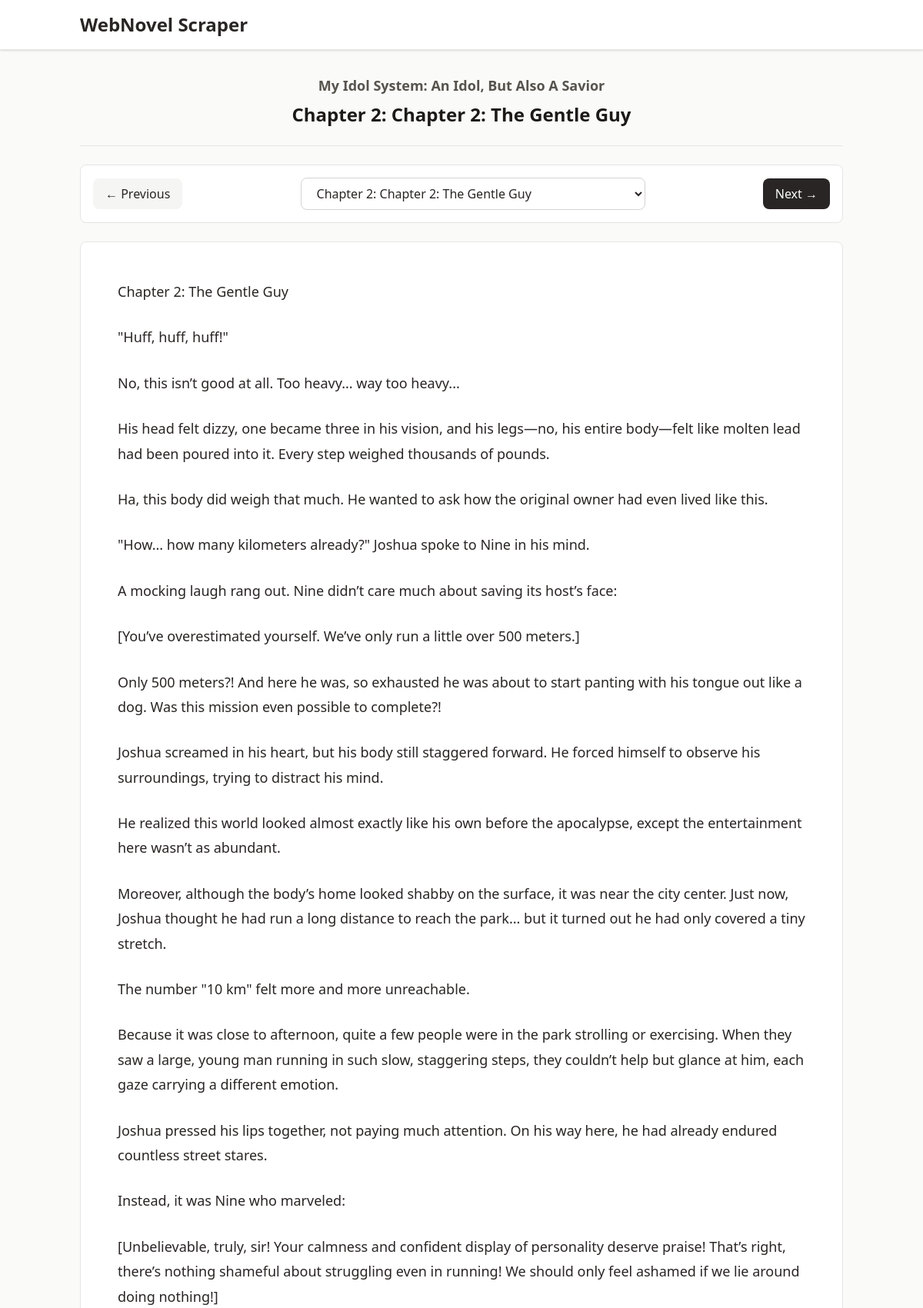
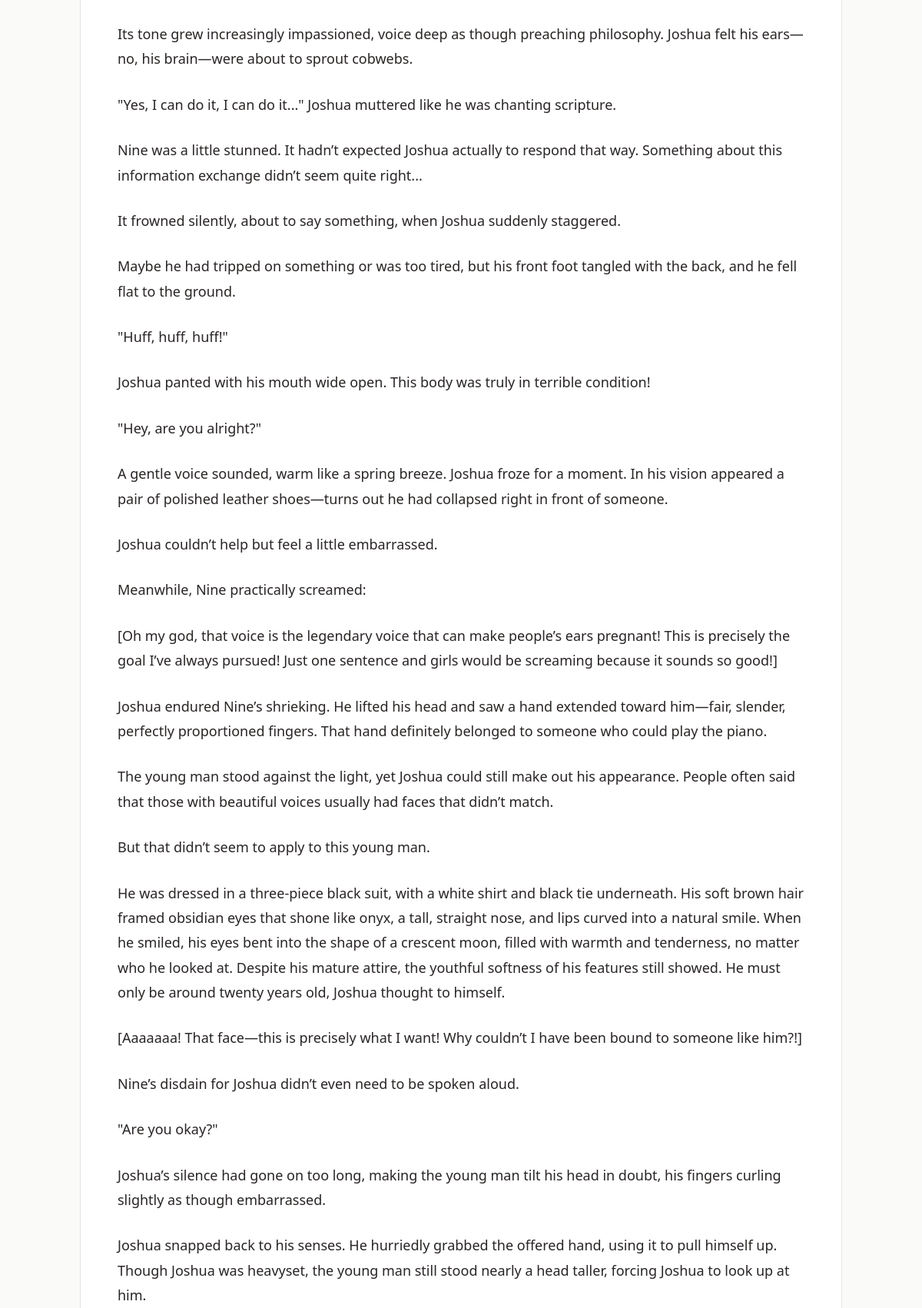
The app's page /read/my-idol-system-an-idol-but-also-a-savior/2 (upper part) with its own data (2 pictures, top to bottom).
### app/models.py (models this page shows)
class Base(DeclarativeBase):
    pass

class Novel(Base):
    __tablename__ = "novels"
    id: Mapped[int] = mapped_column(Integer, primary_key=True, index=True)
    title: Mapped[str] = mapped_column(String(500), index=True)
    slug: Mapped[str] = mapped_column(String(500), unique=True, index=True)
    author: Mapped[str] = mapped_column(String(200), index=True)
    description: Mapped[str] = mapped_column(Text)
    cover_url: Mapped[str | None] = mapped_column(String(1000), nullable=True)
    source_url: Mapped[str] = mapped_column(String(1000), unique=True)
    created_at: Mapped[datetime] = mapped_column(
        DateTime(timezone=True), server_default=func.now()
    )
    updated_at: Mapped[datetime] = mapped_column(
        DateTime(timezone=True), server_default=func.now(), onupdate=func.now()
    )
    chapters: Mapped[list["Chapter"]] = relationship(
        back_populates="novel",
        cascade="all, delete-orphan",
        order_by="Chapter.chapter_number",
    )

class Chapter(Base):
    __tablename__ = "chapters"
    id: Mapped[int] = mapped_column(Integer, primary_key=True, index=True)
    title: Mapped[str] = mapped_column(String(500))
    chapter_number: Mapped[int] = mapped_column(Integer)
    source_url: Mapped[str] = mapped_column(String(1000), unique=True)
    content: Mapped[str | None] = mapped_column(Text, nullable=True)
    novel_id: Mapped[int] = mapped_column(
        Integer, ForeignKey("novels.id", ondelete="CASCADE"), index=True
    )
    created_at: Mapped[datetime] = mapped_column(
        DateTime(timezone=True), server_default=func.now()
    )
    updated_at: Mapped[datetime] = mapped_column(
        DateTime(timezone=True), server_default=func.now(), onupdate=func.now()
    )
    novel: Mapped["Novel"] = relationship(back_populates="chapters")

### app/main.py (the view)
@app.get("/read/{novel_slug}/{chapter_number}")
async def read_chapter(
    request: Request, novel_slug: str, chapter_number: int, db: SessionDep
):
    novel = db.scalar(select(Novel).where(Novel.slug == novel_slug))
    if not novel:
        raise HTTPException(status_code=404, detail="Novel not found")
    all_chapters = db.scalars(
        select(Chapter)
        .where(Chapter.novel_id == novel.id)
        .order_by(Chapter.chapter_number)
    ).all()
    chapter = next(
        (c for c in all_chapters if c.chapter_number == chapter_number), None
    )
    if not chapter:
        raise HTTPException(status_code=404, detail="Chapter not found")
    idx = all_chapters.index(chapter)
    prev_chapter = all_chapters[idx - 1] if idx > 0 else None
    next_chapter = all_chapters[idx + 1] if idx < len(all_chapters) - 1 else None
    return templates.TemplateResponse(
        "reader.html",
        {
            "request": request,
            "novel": novel,
            "chapter": chapter,
            "prev_chapter": prev_chapter,
            "next_chapter": next_chapter,
            "all_chapters": all_chapters,
        },
    )

### app/templates/reader.html (shortened to what this page needs)
{% extends "base.html" %}
{% block content %}
<div class="max-w-5xl mx-auto space-y-6">
    <header class="text-center space-y-2 pb-6 border-b border-stone-200">
        <h2 class="text-lg font-semibold">
            <a href="/novel/{{ novel.slug }}" class="text-stone-600 hover:text-stone-800 transition-colors">
                {{ novel.title }}
            </a>
        </h2>
        <h3 class="text-2xl font-bold text-stone-900">
            Chapter {{ chapter.chapter_number }}: {{ chapter.title }}
        </h3>
    </header>
    <nav class="flex flex-wrap items-center justify-between gap-3 bg-white rounded-lg border border-stone-200 p-4">
        {% if prev_chapter %}
        <a href="/read/{{ novel.slug }}/{{ prev_chapter.chapter_number }}"
            class="px-4 py-2 bg-stone-100 hover:bg-stone-200 text-stone-800 font-medium rounded-lg transition-colors">
            ← Previous
        </a>
        {% else %}
        <div class="px-4 py-2 bg-stone-50 text-stone-400 font-medium rounded-lg cursor-not-allowed">
            ← Previous
        </div>
        {% endif %}
        <select onchange="location = this.value;"
            class="flex-1 min-w-0 max-w-md px-4 py-2 border border-stone-300 rounded-lg focus:outline-none focus:ring-2 focus:ring-stone-400 focus:border-transparent bg-white text-stone-800">
            {% for chap in all_chapters %}
            <option value="/read/{{ novel.slug }}/{{ chap.chapter_number }}" {% if
                chap.chapter_number==chapter.chapter_number %}selected{% endif %}>
                Chapter {{ chap.chapter_number }}: {{ chap.title }}
            </option>
            {% endfor %}
        </select>
        {% if next_chapter %}
        <a href="/read/{{ novel.slug }}/{{ next_chapter.chapter_number }}"
            class="px-4 py-2 bg-stone-800 hover:bg-stone-700 text-white font-medium rounded-lg transition-colors">
            Next →
        </a>
        {% else %}
        <div class="px-4 py-2 bg-stone-200 text-stone-400 font-medium rounded-lg cursor-not-allowed">
            Next →
        </div>
        {% endif %}
    </nav>
    <article class="bg-white rounded-lg border border-stone-200 p-8 sm:p-12">
        <div class="prose prose-stone max-w-none">
            {{ chapter.content|linebreaks }}
        </div>
    </article>
</div>
{% endblock %}

### app/templates/reader.html (style rules this page uses)
.prose { font-size: 1.125rem; line-height: 1.8; color: #292524; }
.prose p { margin-bottom: 1.5em; }
@media (prefers-reduced-motion: no-preference) { a, button, select { transition-property: background-color, border-color, color; transition-duration: 200ms; transition-timing-function: ease-in-out; } }

### records on screen
Novel: title "My Idol System: An Idol, But Also A Savior"
Chapter: chapter_number "2", title "Chapter 2: The Gentle Guy", content "Chapter 2: The Gentle Guy \"Huff, huff, huff!\" No, this isn’t good at all. Too heavy... way too heavy... His head felt dizzy, one became three in his vision, and his legs—no, his entire body—felt like molten lead had been poured into it. Every step weighed thousands of pounds. Ha, this body did weigh that much. He wanted to ask how the original owner had even lived like this. \"How... how many kilometers already?\" Joshua spoke to Nine in his mind. A mocking laugh rang out. Nine didn’t care much about saving its host’s face: [You’ve overestimated yourself. We’ve only run a little over 500 meters.] Only 500 meters?! And here he was, so exhausted he was about to start panting with his tongue out…"
